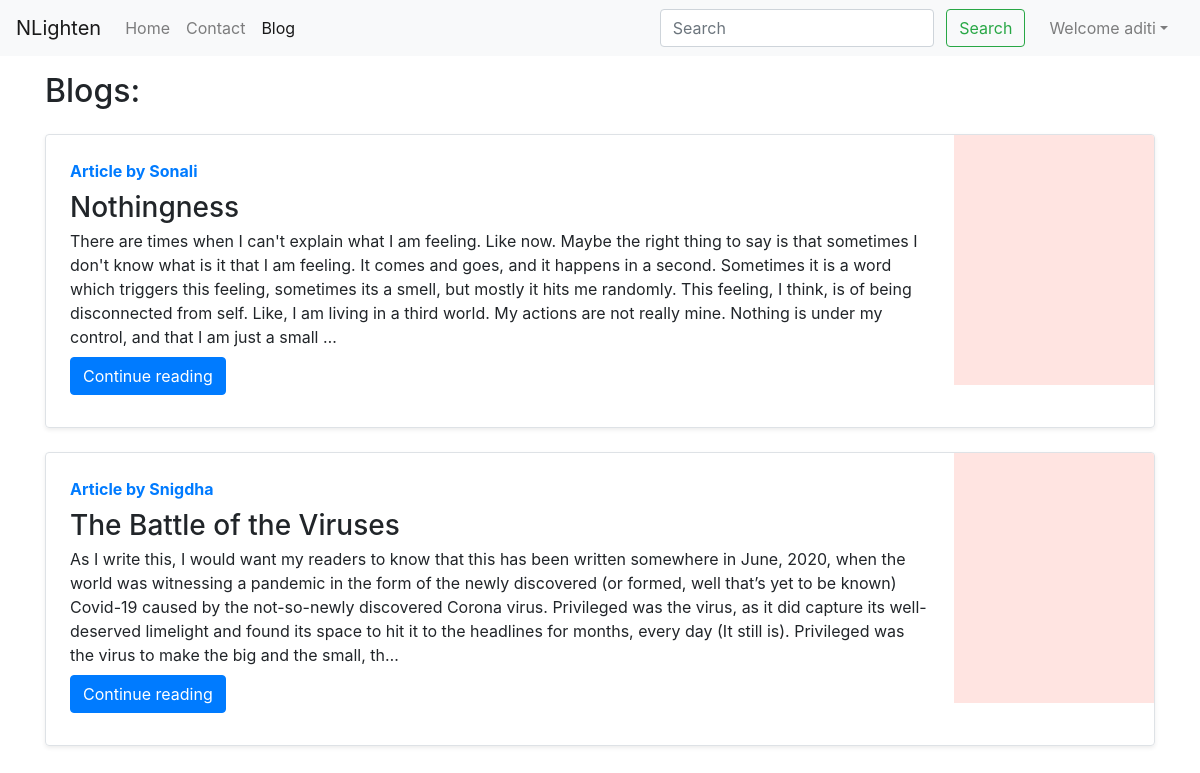
Page /blog/ (signed in) on the committed database.
### blog/models.py (models this page shows, shortened)
class Post(models.Model):
    sno=models.AutoField(primary_key=True)
    title=models.CharField(max_length=255)
    author=models.CharField(max_length=14)
    slug=models.CharField(max_length=130)
    timeStamp=models.DateTimeField(blank=True)
    content=models.TextField()

### blog/views.py (the view)
# urls.py: path('',views.blogHome, name='blogHome'),
def blogHome(request):
    allPosts= Post.objects.all()
    context={'allPosts': allPosts}
    return render(request, "blog/blogHome.html", context)

### templates/blog/blogHome.html (shortened to what this page needs)
{% extends 'base.html' %}
{% block blogactive %} active {% endblock blogactive %}
{% block body %}
<div class="container my-3">
    <h2>Blogs:</h2>
    {% for post in allPosts  %}
    <div class="row no-gutters border rounded overflow-hidden flex-md-row mb-4 shadow-sm h-md-250 my-4 position-relative">
        <div class="col p-4 d-flex flex-column position-static">
            <strong class="d-inline-block mb-2 text-primary">Article  by {{post.author}}</strong>
            <h3 class="mb-0">{{post.title}}</h3>
            <p class="card-text mb-auto">{{post.content| truncatechars:500}}</p>
            <div class="my-2">
            	<a href="/blog/{{post.slug}}" role="button" class="btn btn-primary">Continue reading</a>
            </div>
        </div>
        <div class="col-auto d-none d-lg-block">
        </div>
        </div>
        {% endfor %}
    </div>
 {% endblock %}

### templates/base.html (shortened to what this page needs)
<!doctype html>
<html lang="en">
  <head>
    <link rel="stylesheet" href="https://stackpath.bootstrapcdn.com/bootstrap/4.5.2/css/bootstrap.min.css">
  </head>
  <body>
    <nav class="navbar navbar-expand-lg navbar-light bg-light">
        <a class="navbar-brand" href="/">NLighten</a>
        <div class="collapse navbar-collapse" id="navbarSupportedContent">
          <ul class="navbar-nav mr-auto">
            <li class="nav-item {% block homeactive %}  {% endblock homeactive %}">
              <a class="nav-link" href="/">Home <span class="sr-only">(current)</span></a>
            </li>
            <li class="nav-item {% block contactactive %}  {% endblock contactactive %} ">
              <a class="nav-link" href="/contact">Contact</a>
            </li>
            <li class="nav-item {% block blogactive %}  {% endblock blogactive %} ">
              <a class="nav-link" href="/blog">Blog</a>
            </li>
          </ul>
          <div class="ml-auto form-inline ">
          <form method="get" action="/search"class="my-2 my-lg-0 mx-3">
            <input class="form-control mr-sm-2" type="search" placeholder="Search" aria-label="Search" name="query" id="query">
            <button class="btn btn-outline-success my-2 my-sm-0 " type="submit">Search</button>
          </form>
{% if user.is_authenticated %}
<ul class="navbar-nav mr-2">
<li class="nav-item dropdown">
<a class="nav-link dropdown-toggle" href='#' id="navbarDropdown" role="button" data-toggle="dropdown"> Welcome {{request.user}}</a>
      </li>
      </ul>
      </div>
{% endif %}
        </div>
      </nav>
      {% block body %}  {% endblock body %}
  </body>
</html>

### rows in the picture
Post: author "Sonali", title "Nothingness", content "There are times when I can't explain what I am feeling. Like now. Maybe the right thing to say is that sometimes I don't know what is it that I am feeling. It comes and goes, and it happens in a second. Sometimes it is a word which triggers this feeling, sometimes its a smell, but mostly it hits me randomly. This feeling, I think, is of being disconnected from self. Like, I am living in a third world. My actions are not really mine. Nothing is under my control, and that I am just a small …"
Post: author "Snigdha", title "The Battle of the Viruses", content "As I write this, I would want my readers to know that this has been written somewhere in June, 2020, when the world was witnessing a pandemic in the form of the newly discovered (or formed, well that’s yet to be known) Covid-19 caused by the not-so-newly discovered Corona virus. Privileged was the virus, as it did capture its well-deserved limelight and found its space to hit it to the headlines for months, every day (It still is). Privileged was the virus to make the big and the small, th…"

### other values in the picture
{{ request.user }} "aditi"
